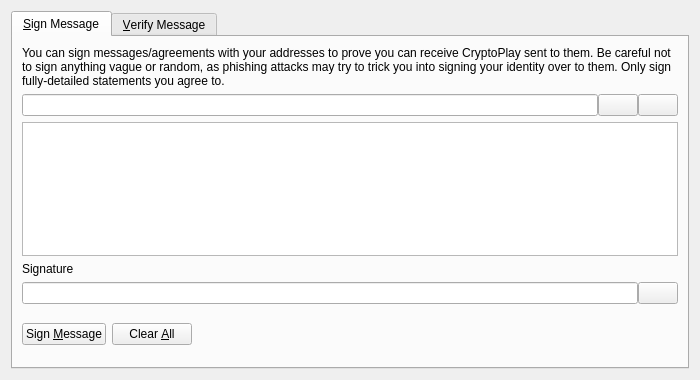
<?xml version="1.0" encoding="UTF-8"?>
<ui version="4.0">
 <class>SignVerifyMessageDialog</class>
 <widget class="QDialog" name="SignVerifyMessageDialog">
  <property name="geometry">
   <rect>
    <x>0</x>
    <y>0</y>
    <width>700</width>
    <height>380</height>
   </rect>
  </property>
  <property name="windowTitle">
   <string>Signatures - Sign / Verify a Message</string>
  </property>
  <property name="modal">
   <bool>true</bool>
  </property>
  <layout class="QVBoxLayout" name="verticalLayout">
   <item>
    <widget class="QTabWidget" name="tabWidget">
     <property name="currentIndex">
      <number>0</number>
     </property>
     <widget class="QWidget" name="tabSignMessage">
      <attribute name="title">
       <string>&amp;Sign Message</string>
      </attribute>
      <layout class="QVBoxLayout" name="verticalLayout_SM">
       <item>
        <widget class="QLabel" name="infoLabel_SM">
         <property name="text">
          <string>You can sign messages/agreements with your addresses to prove you can receive CryptoPlay sent to them. Be careful not to sign anything vague or random, as phishing attacks may try to trick you into signing your identity over to them. Only sign fully-detailed statements you agree to.</string>
         </property>
         <property name="textFormat">
          <enum>Qt::PlainText</enum>
         </property>
         <property name="wordWrap">
          <bool>true</bool>
         </property>
        </widget>
       </item>
       <item>
        <layout class="QHBoxLayout" name="horizontalLayout_1_SM">
         <property name="spacing">
          <number>0</number>
         </property>
         <item>
          <widget class="QValidatedLineEdit" name="addressIn_SM">
           <property name="toolTip">
            <string>The CryptoPlay address to sign the message with</string>
           </property>
          </widget>
         </item>
         <item>
          <widget class="QPushButton" name="addressBookButton_SM">
           <property name="toolTip">
            <string>Choose previously used address</string>
           </property>
           <property name="text">
            <string/>
           </property>
           <property name="shortcut">
            <string>Alt+A</string>
           </property>
           <property name="autoDefault">
            <bool>false</bool>
           </property>
          </widget>
         </item>
         <item>
          <widget class="QPushButton" name="pasteButton_SM">
           <property name="toolTip">
            <string>Paste address from clipboard</string>
           </property>
           <property name="text">
            <string/>
           </property>
           <property name="shortcut">
            <string>Alt+P</string>
           </property>
           <property name="autoDefault">
            <bool>false</bool>
           </property>
          </widget>
         </item>
        </layout>
       </item>
       <item>
        <widget class="QPlainTextEdit" name="messageIn_SM">
         <property name="toolTip">
          <string>Enter the message you want to sign here</string>
         </property>
        </widget>
       </item>
       <item>
        <widget class="QLabel" name="signatureLabel_SM">
         <property name="text">
          <string>Signature</string>
         </property>
         <property name="textFormat">
          <enum>Qt::PlainText</enum>
         </property>
        </widget>
       </item>
       <item>
        <layout class="QHBoxLayout" name="horizontalLayout_2_SM">
         <property name="spacing">
          <number>0</number>
         </property>
         <item>
          <widget class="QLineEdit" name="signatureOut_SM">
           <property name="font">
            <font>
             <italic>true</italic>
            </font>
           </property>
           <property name="readOnly">
            <bool>true</bool>
           </property>
          </widget>
         </item>
         <item>
          <widget class="QPushButton" name="copySignatureButton_SM">
           <property name="toolTip">
            <string>Copy the current signature to the system clipboard</string>
           </property>
           <property name="text">
            <string/>
           </property>
           <property name="autoDefault">
            <bool>false</bool>
           </property>
          </widget>
         </item>
        </layout>
       </item>
       <item>
        <layout class="QHBoxLayout" name="horizontalLayout_3_SM">
         <item>
          <widget class="QPushButton" name="signMessageButton_SM">
           <property name="toolTip">
            <string>Sign the message to prove you own this CryptoPlay address</string>
           </property>
           <property name="text">
            <string>Sign &amp;Message</string>
           </property>
           <property name="autoDefault">
            <bool>false</bool>
           </property>
          </widget>
         </item>
         <item>
          <widget class="QPushButton" name="clearButton_SM">
           <property name="toolTip">
            <string>Reset all sign message fields</string>
           </property>
           <property name="text">
            <string>Clear &amp;All</string>
           </property>
           <property name="autoDefault">
            <bool>false</bool>
           </property>
          </widget>
         </item>
         <item>
          <spacer name="horizontalSpacer_1_SM">
           <property name="orientation">
            <enum>Qt::Horizontal</enum>
           </property>
           <property name="sizeHint" stdset="0">
            <size>
             <width>40</width>
             <height>48</height>
            </size>
           </property>
          </spacer>
         </item>
         <item>
          <widget class="QLabel" name="statusLabel_SM">
           <property name="font">
            <font>
             <weight>75</weight>
             <bold>true</bold>
            </font>
           </property>
           <property name="text">
            <string/>
           </property>
           <property name="wordWrap">
            <bool>true</bool>
           </property>
          </widget>
         </item>
         <item>
          <spacer name="horizontalSpacer_2_SM">
           <property name="orientation">
            <enum>Qt::Horizontal</enum>
           </property>
           <property name="sizeHint" stdset="0">
            <size>
             <width>40</width>
             <height>48</height>
            </size>
           </property>
          </spacer>
         </item>
        </layout>
       </item>
      </layout>
     </widget>
     <widget class="QWidget" name="tabVerifyMessage">
      <attribute name="title">
       <string>&amp;Verify Message</string>
      </attribute>
      <layout class="QVBoxLayout" name="verticalLayout_VM">
       <item>
        <widget class="QLabel" name="infoLabel_VM">
         <property name="text">
          <string>Enter the receiver's address, message (ensure you copy line breaks, spaces, tabs, etc. exactly) and signature below to verify the message. Be careful not to read more into the signature than what is in the signed message itself, to avoid being tricked by a man-in-the-middle attack. Note that this only proves the signing party receives with the address, it cannot prove sendership of any transaction!</string>
         </property>
         <property name="textFormat">
          <enum>Qt::PlainText</enum>
         </property>
         <property name="alignment">
          <set>Qt::AlignLeading|Qt::AlignLeft|Qt::AlignTop</set>
         </property>
         <property name="wordWrap">
          <bool>true</bool>
         </property>
        </widget>
       </item>
       <item>
        <layout class="QHBoxLayout" name="horizontalLayout_1_VM">
         <property name="spacing">
          <number>0</number>
         </property>
         <item>
          <widget class="QValidatedLineEdit" name="addressIn_VM">
           <property name="toolTip">
            <string>The CryptoPlay address the message was signed with</string>
           </property>
          </widget>
         </item>
         <item>
          <widget class="QPushButton" name="addressBookButton_VM">
           <property name="toolTip">
            <string>Choose previously used address</string>
           </property>
           <property name="text">
            <string/>
           </property>
           <property name="shortcut">
            <string>Alt+A</string>
           </property>
           <property name="autoDefault">
            <bool>false</bool>
           </property>
          </widget>
         </item>
        </layout>
       </item>
       <item>
        <widget class="QPlainTextEdit" name="messageIn_VM"/>
       </item>
       <item>
        <widget class="QValidatedLineEdit" name="signatureIn_VM"/>
       </item>
       <item>
        <layout class="QHBoxLayout" name="horizontalLayout_2_VM">
         <item>
          <widget class="QPushButton" name="verifyMessageButton_VM">
           <property name="toolTip">
            <string>Verify the message to ensure it was signed with the specified CryptoPlay address</string>
           </property>
           <property name="text">
            <string>Verify &amp;Message</string>
           </property>
           <property name="autoDefault">
            <bool>false</bool>
           </property>
          </widget>
         </item>
         <item>
          <widget class="QPushButton" name="clearButton_VM">
           <property name="toolTip">
            <string>Reset all verify message fields</string>
           </property>
           <property name="text">
            <string>Clear &amp;All</string>
           </property>
           <property name="autoDefault">
            <bool>false</bool>
           </property>
          </widget>
         </item>
         <item>
          <spacer name="horizontalSpacer_1_VM">
           <property name="orientation">
            <enum>Qt::Horizontal</enum>
           </property>
           <property name="sizeHint" stdset="0">
            <size>
             <width>40</width>
             <height>48</height>
            </size>
           </property>
          </spacer>
         </item>
         <item>
          <widget class="QLabel" name="statusLabel_VM">
           <property name="font">
            <font>
             <weight>75</weight>
             <bold>true</bold>
            </font>
           </property>
           <property name="text">
            <string/>
           </property>
           <property name="wordWrap">
            <bool>true</bool>
           </property>
          </widget>
         </item>
         <item>
          <spacer name="horizontalSpacer_2_VM">
           <property name="orientation">
            <enum>Qt::Horizontal</enum>
           </property>
           <property name="sizeHint" stdset="0">
            <size>
             <width>40</width>
             <height>48</height>
            </size>
           </property>
          </spacer>
         </item>
        </layout>
       </item>
      </layout>
     </widget>
    </widget>
   </item>
  </layout>
 </widget>
 <customwidgets>
  <customwidget>
   <class>QValidatedLineEdit</class>
   <extends>QLineEdit</extends>
   <header>qvalidatedlineedit.h</header>
  </customwidget>
 </customwidgets>
 <resources>
  <include location="../cryptoplay.qrc"/>
 </resources>
 <connections/>
</ui>
